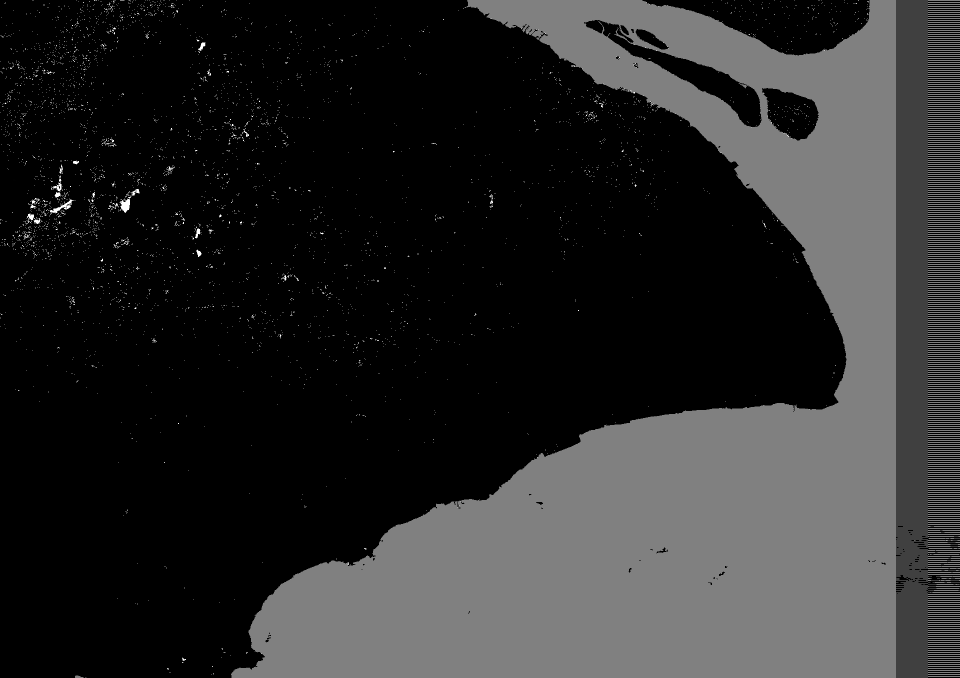
#> input picture Shanghai-90m-DEM.tif, 1920 x 1356 px (shown at 1/2 size)
$ python vpython_tif.py
#> lines starting #> are read from the running program, lines starting #| are printed output that depends on the picture
# -*- coding: utf-8 -*-

import cv2
from scipy import signal
import numpy as np
import matplotlib.pyplot as plt
from pprint import pprint
from vpython import compound, vertex, quad, vector

# Down sampling
D = 5

################################################
# Read tif
fname = 'Shanghai-90m-DEM.tif'
Z = cv2.imread(fname).astype('int')[:-200, 200:-100, 0]
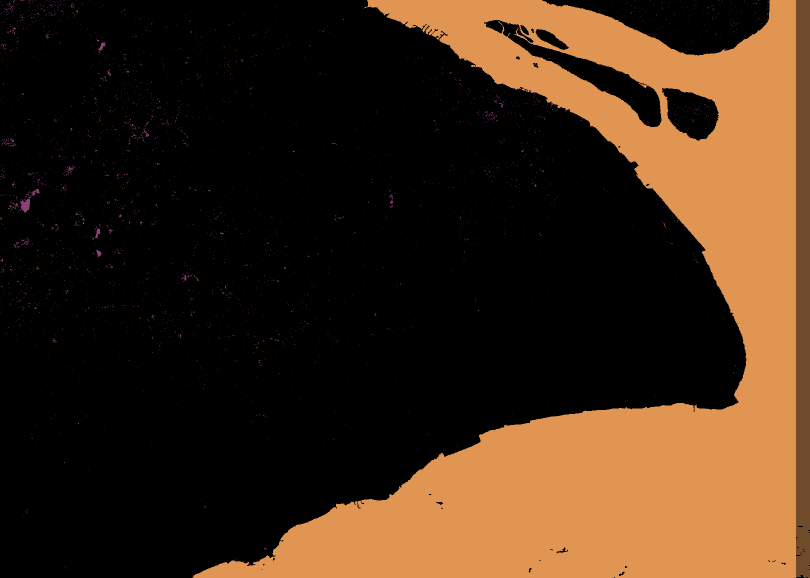
#> Z: shape (1156, 1620) int64 (shown at 1/2 size); 3 distinct labels, from 0 to 255; one colour per label, 0 black
# fname = 'Rome-90m-DEM.tif'
# Z = plt.imread(fname).astype('int')[:, :, 0]
Z = np.transpose(Z)
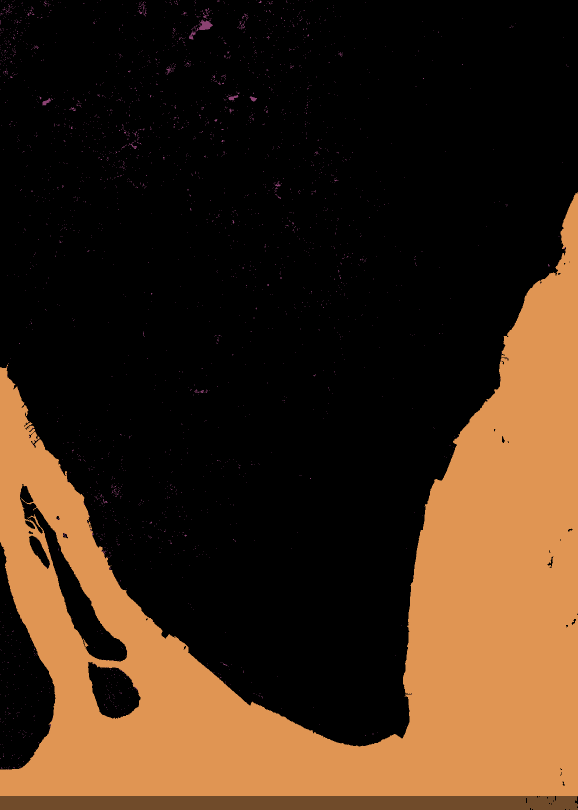
#> Z: shape (1620, 1156) int64 (shown at 1/2 size); 3 distinct labels, from 0 to 255; one colour per label, 0 black
Z = signal.convolve2d(Z, np.ones([D, D])) / D / D
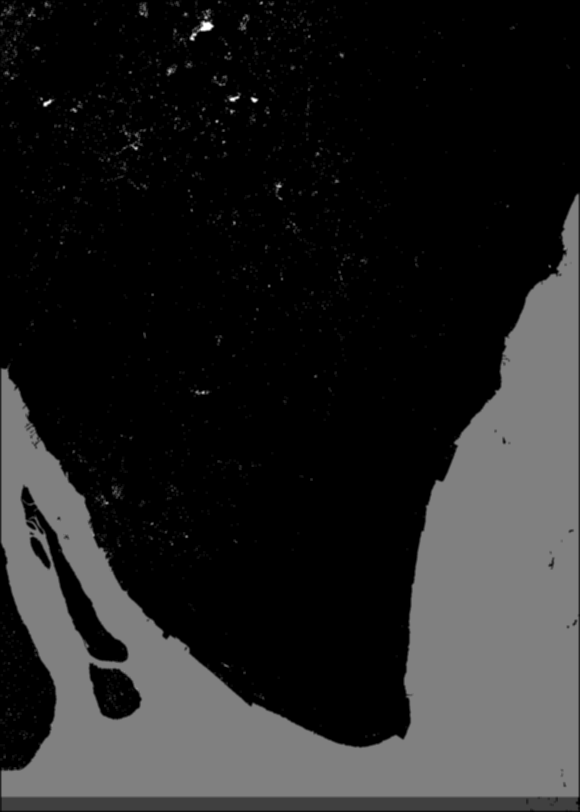
#> Z: shape (1624, 1160) float64 (shown at 1/2 size); min 0, max 255, mean 36.4
shape = Z.shape
#> shape = (1624, 1160)

# [10 lines of commented-out code are left out]
max_value, min_value = np.median(Z)*2, np.min(Z)
#> max_value = 0; min_value = 0

# Parse points
_idx = dict()
_pos = dict()
points = []
colors = []
points_n = []


idx = 0
#> (the run stopped early here; a loop or call above may not have finished)
